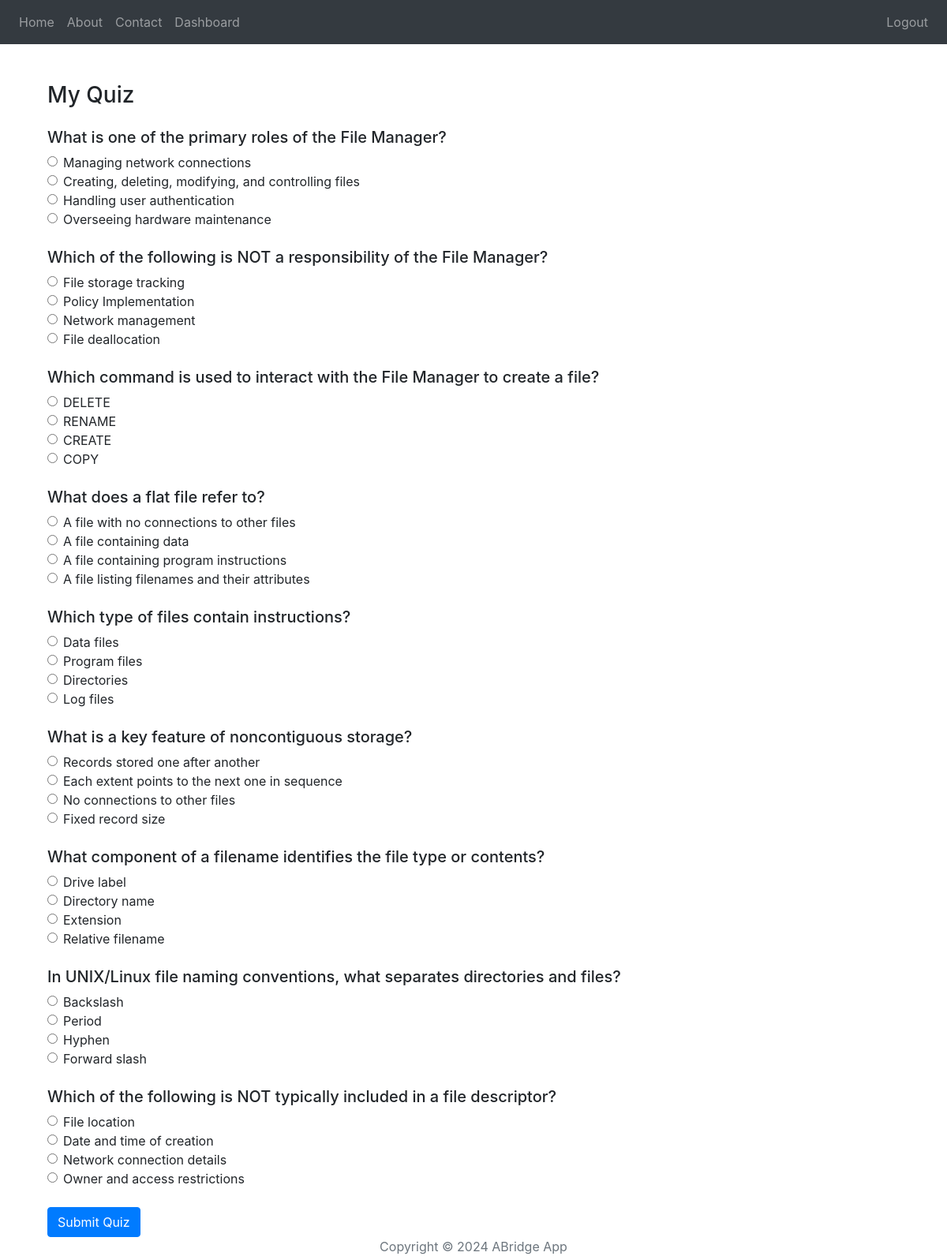
/quiz/3 (signed in), run on the app's committed database.
### website/models.py (models this page shows)
class Quiz(db.Model):
    id = db.Column(db.Integer, primary_key=True)
    title = db.Column(db.String(150), nullable=False)
    user_id = db.Column(db.Integer, db.ForeignKey('user.id'), nullable=False)
    questions = db.relationship('Question', backref='quiz', lazy=True)

class Question(db.Model):
    id = db.Column(db.Integer, primary_key=True)
    quiz_id = db.Column(db.Integer, db.ForeignKey('quiz.id'), nullable=False)
    question_text = db.Column(db.String(500), nullable=False)
    option_a = db.Column(db.String(150), nullable=False)
    option_b = db.Column(db.String(150), nullable=False)
    option_c = db.Column(db.String(150), nullable=False)
    option_d = db.Column(db.String(150), nullable=False)
    correct_option = db.Column(db.String(1), nullable=False)

### website/views.py (the view, shortened to what this page needs)
@views.route('/quiz/<int:quiz_id>', methods=['GET', 'POST'])
@login_required
def quiz(quiz_id):
    quiz = Quiz.query.get_or_404(quiz_id)
    questions = quiz.questions
    return render_template('nlp-quiz/quiz.html', quiz=quiz, questions=questions, user=current_user, enumerate=enumerate)

### website/__init__.py (called while the page is built)
def create_app():
    app = Flask(__name__)
    app.config['SECRET_KEY'] = SECRET_KEY
    app.config['SQLALCHEMY_DATABASE_URI'] = f'sqlite:///{DB_NAME}'
    app.config['UPLOAD_FOLDER'] = 'uploads'
    db.init_app(app)
    migrate.init_app(app, db)
    os.makedirs(app.config['UPLOAD_FOLDER'], exist_ok=True)
    from .views import views
    from .auth import auth
    app.register_blueprint(views, url_prefix='/')
    app.register_blueprint(auth, url_prefix='/')
    from .models import User, Upload, Quiz, Question
    with app.app_context():
        db.create_all()
    login_manager = LoginManager()
    login_manager.login_view = 'auth.login'
    login_manager.init_app(app)
    @login_manager.user_loader
    def load_user(id):
        return User.query.get(int(id))
    return app

### website/templates/nlp-quiz/quiz.html (shortened to what this page needs)
{% extends "base.html" %}
{% block content %}
<main class="container mt-5">
    <h1 class="h3 mt-5 mb-4">{{ quiz.title }}</h1>
    <form method="POST">
        {% for idx, question in enumerate(questions) %}
        <div class="mb-4">
            <h5>{{ question.question_text }}</h5>
            <div class="form-check">
                <input class="form-check-input" type="radio" name="question_{{ idx }}" id="option_{{ idx }}_a" value="A">
                <label class="form-check-label" for="option_{{ idx }}_a">
                    {{ question.option_a }}
                </label>
            </div>
            <div class="form-check">
                <input class="form-check-input" type="radio" name="question_{{ idx }}" id="option_{{ idx }}_b" value="B">
                <label class="form-check-label" for="option_{{ idx }}_b">
                    {{ question.option_b }}
                </label>
            </div>
            <div class="form-check">
                <input class="form-check-input" type="radio" name="question_{{ idx }}" id="option_{{ idx }}_c" value="C">
                <label class="form-check-label" for="option_{{ idx }}_c">
                    {{ question.option_c }}
                </label>
            </div>
            <div class="form-check">
                <input class="form-check-input" type="radio" name="question_{{ idx }}" id="option_{{ idx }}_d" value="D">
                <label class="form-check-label" for="option_{{ idx }}_d">
                    {{ question.option_d }}
                </label>
            </div>
        </div>
        {% endfor %}
        <button type="submit" class="btn btn-primary">Submit Quiz</button>
    </form>
</main>
{% endblock %}

### website/templates/base.html (shortened to what this page needs)
<!DOCTYPE html>
<html lang="en">
<head>
    <link
        rel="stylesheet"
        href="https://stackpath.bootstrapcdn.com/bootstrap/4.4.1/css/bootstrap.min.css"
    />
    <link
        rel="stylesheet"
        href="https://stackpath.bootstrapcdn.com/font-awesome/4.7.0/css/font-awesome.min.css"
    />
</head>
<body>
    <header class="navbar navbar-expand-lg navbar-dark bg-dark">
        <div class="collapse navbar-collapse" id="navbar">
            <div class="navbar-nav">
                <a class="nav-item nav-link" id="home" href="/">Home</a>
                <a class="nav-item nav-link" id="about" href="/about">About</a>
                <a class="nav-item nav-link" id="contact" href="/contact">Contact</a>
                {% if user.is_authenticated %}
                <a class="nav-item nav-link" id="dashboard" href="/dashboard">Dashboard</a>
                {% endif %}
            </div>
            <div class="navbar-nav ml-auto">
                {% if not user.is_authenticated %}
                <a class="nav-item nav-link" id="login" href="/login">Login</a>
                <a class="nav-item nav-link" id="signUp" href="/sign-up">Sign Up</a>
                {% else %}
                <a class="nav-item nav-link" id="logout" href="/logout">Logout</a>
                {% endif %}
            </div>
        </div>
    </header>
    <main class="container">
        {% block content %}
        {% endblock %}
    </main>
    <footer class="footer">
        <div class="container text-center">
            <span class="text-muted">Copyright © 2024 ABridge App</span>
        </div>
    </footer>
</body>
</html>

### data on the page
Quiz: title "My Quiz"
Question: question_text "What is one of the primary roles of the File Manager?", option_a "Managing network connections", option_b "Creating, deleting, modifying, and controlling files", option_c "Handling user authentication", option_d "Overseeing hardware maintenance"
Question: question_text "Which of the following is NOT a responsibility of the File Manager?", option_a "File storage tracking", option_b "Policy Implementation", option_c "Network management", option_d "File deallocation"
Question: question_text "Which command is used to interact with the File Manager to create a file?", option_a "DELETE", option_b "RENAME", option_c "CREATE", option_d "COPY"
Question: question_text "What does a flat file refer to?", option_a "A file with no connections to other files", option_b "A file containing data", option_c "A file containing program instructions", option_d "A file listing filenames and their attributes"
Question: question_text "Which type of files contain instructions?", option_a "Data files", option_b "Program files", option_c "Directories", option_d "Log files"
Question: question_text "What is a key feature of noncontiguous storage?", option_a "Records stored one after another", option_b "Each extent points to the next one in sequence", option_c "No connections to other files", option_d "Fixed record size"
Question: question_text "What component of a filename identifies the file type or contents?", option_a "Drive label", option_b "Directory name", option_c "Extension", option_d "Relative filename"
Question: question_text "In UNIX/Linux file naming conventions, what separates directories and files?", option_a "Backslash", option_b "Period", option_c "Hyphen", option_d "Forward slash"
Question: question_text "Which of the following is NOT typically included in a file descriptor?", option_a "File location", option_b "Date and time of creation", option_c "Network connection details", option_d "Owner and access restrictions"
